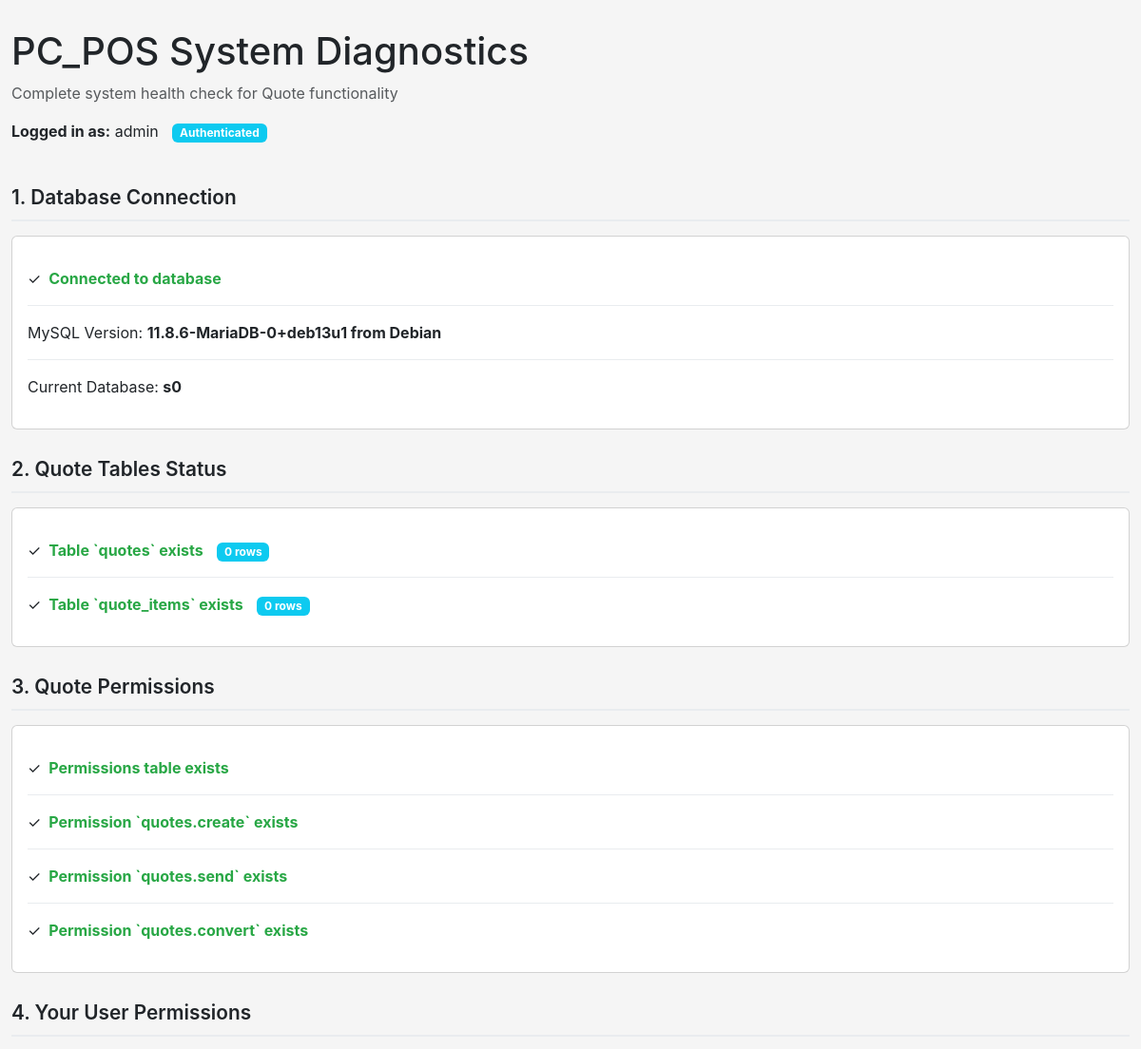
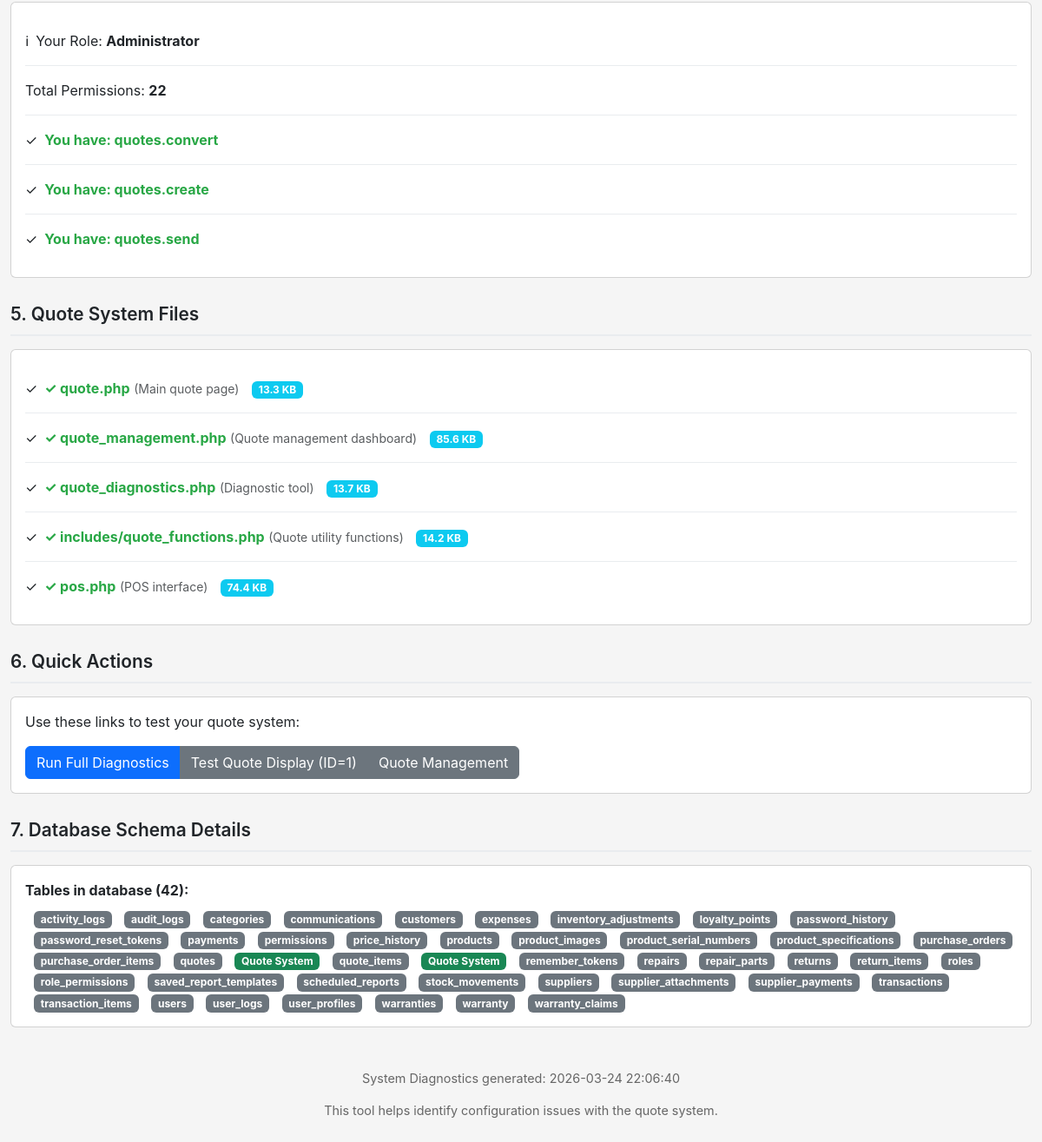
/system_debug.php (signed in), run on the app's committed database (2 pictures, top to bottom).
### tables this page shows
CREATE TABLE IF NOT EXISTS `roles` (
  `id` int(11) NOT NULL AUTO_INCREMENT,
  `name` varchar(50) NOT NULL,
  `description` text,
  `is_active` tinyint(1) DEFAULT 1,
  `created_at` timestamp NOT NULL DEFAULT CURRENT_TIMESTAMP,
  `updated_at` timestamp NOT NULL DEFAULT CURRENT_TIMESTAMP ON UPDATE CURRENT_TIMESTAMP,
  PRIMARY KEY (`id`),
  UNIQUE KEY `name` (`name`)
);

CREATE TABLE IF NOT EXISTS `permissions` (
  `id` int(11) NOT NULL AUTO_INCREMENT,
  `name` varchar(100) NOT NULL,
  `description` text,
  `module` varchar(50) NOT NULL,
  `created_at` timestamp NOT NULL DEFAULT CURRENT_TIMESTAMP,
  PRIMARY KEY (`id`),
  UNIQUE KEY `name` (`name`),
  KEY `module` (`module`)
);

### config/database.php (called while the page is built, shortened)
<?php
class Database {
    private static $instance = null;
    private $connection = null;
    private function __construct() {
        try {
            $dsn = "mysql:host=" . DB_HOST . ";dbname=" . DB_NAME . ";charset=" . DB_CHARSET;
            $options = [
                PDO::ATTR_ERRMODE            => PDO::ERRMODE_EXCEPTION,
                PDO::ATTR_DEFAULT_FETCH_MODE => PDO::FETCH_ASSOC,
                PDO::ATTR_EMULATE_PREPARES   => false,
            ];
            $this->connection = new PDO($dsn, DB_USER, DB_PASS, $options);
        } catch (PDOException $e) {
            error_log("Database Connection Error: " . $e->getMessage());
            die("Database connection failed. Please contact the administrator.");
        }
    }
    public static function getInstance() {
        if (self::$instance === null) {
            self::$instance = new self();
        }
        return self::$instance;
    }
    public function query($sql, $params = []) {
        try {
            $stmt = $this->connection->prepare($sql);
            $stmt->execute($params);
            return $stmt;
        } catch (PDOException $e) {
            error_log("Query Error: " . $e->getMessage() . " | SQL: " . $sql);
            throw new Exception($e->getMessage());
        }
    }
    public function fetchOne($sql, $params = []) {
        $stmt = $this->query($sql, $params);
        return $stmt->fetch();
    }
    public function fetchAll($sql, $params = []) {
        $stmt = $this->query($sql, $params);
        return $stmt->fetchAll();
    }
}
function getDB() {
    return Database::getInstance();
}

### system_debug.php (the view, shortened to what this page needs)
<?php
try {
    $loggedIn = false;
    $currentUser = null;
} catch (Exception $e) {
    echo "CRITICAL: Cannot load init.php\n";
    echo "Error: " . htmlspecialchars($e->getMessage()) . "\n";
    exit(1);
}
if (isset($_SESSION['user_id'])) {
    $loggedIn = true;
    $currentUser = $_SESSION['username'] ?? 'Unknown';
} else {
    $loggedIn = false;
}
?>
<!DOCTYPE html>
<html lang="en">
<head>
    <link href="https://cdn.jsdelivr.net/npm/bootstrap@5.3.3/dist/css/bootstrap.min.css" rel="stylesheet">
</head>
<body>
<div class="container">
    <div class="row mb-4">
        <div class="col">
            <h1>PC_POS System Diagnostics</h1>
            <p class="text-muted">Complete system health check for Quote functionality</p>
            <?php if ($loggedIn): ?>
                <p><strong>Logged in as:</strong> <?php echo htmlspecialchars($currentUser); ?>
                   <span class="badge bg-info">Authenticated</span></p>
            <?php else: ?>
                <p><span class="badge bg-warning text-dark">Not authenticated - some checks skipped</span></p>
            <?php endif; ?>
        </div>
    </div>
    <h2>1. Database Connection</h2>
    <div class="card">
        <div class="card-body">
            <?php
            try {
                $db = getDB();
                echo '<div class="check-item">';
                echo '<span class="icon">✓</span>';
                echo '<span class="status-ok">Connected to database</span>';
                echo '</div>';
                $result = $db->query("SELECT VERSION() AS version, DATABASE() AS db_name")->fetch(PDO::FETCH_ASSOC);
                if ($result) {
                    echo '<div class="check-item">MySQL Version: <strong>' . htmlspecialchars($result['version']) . '</strong></div>';
                    echo '<div class="check-item">Current Database: <strong>' . htmlspecialchars($result['db_name']) . '</strong></div>';
                }
            } catch (Exception $e) {
                echo '<div class="check-item"><span class="icon">✗</span>';
                echo '<span class="status-error">Database Connection Failed</span></div>';
                echo '<pre>' . htmlspecialchars($e->getMessage()) . '</pre>';
            }
            ?>
        </div>
    </div>
    <h2>2. Quote Tables Status</h2>
    <div class="card">
        <div class="card-body">
            <?php
            try {
                $db = getDB();
                $tables = ['quotes', 'quote_items'];
                foreach ($tables as $table) {
                    $checkQuery = "SELECT 1 FROM information_schema.TABLES
                                   WHERE TABLE_SCHEMA = DATABASE() AND TABLE_NAME = ? LIMIT 1";
                    $result = $db->fetchOne($checkQuery, [$table]);
                    if ($result) {
                        echo '<div class="check-item">';
                        echo '<span class="icon">✓</span>';
                        echo '<span class="status-ok">Table `' . htmlspecialchars($table) . '` exists</span>';
                        $countResult = $db->fetchOne("SELECT COUNT(*) as cnt FROM " . $table);
                        if ($countResult) {
                            echo ' <span class="badge bg-info">' . (int)$countResult['cnt'] . ' rows</span>';
                        }
                        echo '</div>';
                    }
                }
            } catch (Exception $e) {
                echo '<div class="check-item"><span class="icon">✗</span>';
                echo '<span class="status-error">Error checking tables: ' . htmlspecialchars($e->getMessage()) . '</span></div>';
            }
            ?>
        </div>
    </div>
    <h2>3. Quote Permissions</h2>
    <div class="card">
        <div class="card-body">
            <?php
            try {
                $db = getDB();
                $permCheckQuery = "SELECT 1 FROM information_schema.TABLES
                                   WHERE TABLE_SCHEMA = DATABASE() AND TABLE_NAME = 'permissions' LIMIT 1";
                $permTableExists = $db->fetchOne($permCheckQuery);
                if (!$permTableExists) {
                    echo '<div class="check-item"><span class="icon">✗</span>';
                    echo '<span class="status-error">Permissions table does not exist</span></div>';
                } else {
                    echo '<div class="check-item"><span class="icon">✓</span>';
                    echo '<span class="status-ok">Permissions table exists</span></div>';
                    $perms = ['quotes.create', 'quotes.send', 'quotes.convert'];
                    foreach ($perms as $perm) {
                        $result = $db->fetchOne(
                            "SELECT id FROM permissions WHERE name = ? LIMIT 1",
                            [$perm]
                        );
                        if ($result) {
                            echo '<div class="check-item">';
                            echo '<span class="icon">✓</span>';
                            echo '<span class="status-ok">Permission `' . htmlspecialchars($perm) . '` exists</span>';
                            echo '</div>';
                        } else {
                            echo '<div class="check-item">';
                            echo '<span class="icon">✗</span>';
                            echo '<span class="status-error">Permission `' . htmlspecialchars($perm) . '` MISSING</span>';
                            echo '</div>';
                        }
                    }
                }
            } catch (Exception $e) {
                echo '<div class="check-item"><span class="icon">✗</span>';
                echo '<span class="status-error">Error: ' . htmlspecialchars($e->getMessage()) . '</span></div>';
            }
            ?>
        </div>
    </div>
    <?php if ($loggedIn): ?>
    <h2>4. Your User Permissions</h2>
    <div class="card">
        <div class="card-body">
            <?php
            try {
                $db = getDB();
                $userId = $_SESSION['user_id'] ?? null;
                if (!$userId) {
                    echo '<div class="alert alert-warning">Cannot determine user ID</div>';
                } else {
                    $userResult = $db->fetchOne(
                        "SELECT role_id FROM users WHERE id = ? LIMIT 1",
                        [$userId]
                    );
                    if (!$userResult || !$userResult['role_id']) {
                        echo '<div class="check-item"><span class="icon">⚠</span>';
                        echo '<span class="status-warn">No role assigned to user</span></div>';
                    } else {
                        $roleId = $userResult['role_id'];
                        $roleResult = $db->fetchOne(
                            "SELECT name FROM roles WHERE id = ? LIMIT 1",
                            [$roleId]
                        );
                        if ($roleResult) {
                            echo '<div class="check-item">';
                            echo '<span class="icon">ℹ</span>';
                            echo 'Your Role: <strong>' . htmlspecialchars($roleResult['name']) . '</strong>';
                            echo '</div>';
                        }
                        $permsResult = $db->fetchAll(
                            "SELECT p.name FROM permissions p
                             JOIN role_permissions rp ON p.id = rp.permission_id
                             WHERE rp.role_id = ?
                             ORDER BY p.name",
                            [$roleId]
                        );
                        echo '<div class="check-item">';
                        echo 'Total Permissions: <strong>' . count($permsResult) . '</strong>';
                        echo '</div>';
                        foreach ($permsResult as $perm) {
                            if (strpos($perm['name'], 'quotes.') === 0) {
                                echo '<div class="check-item">';
                                echo '<span class="icon">✓</span>';
                                echo '<span class="status-ok">You have: ' . htmlspecialchars($perm['name']) . '</span>';
                                echo '</div>';
                            }
                        }
                    }
                }
            } catch (Exception $e) {
                echo '<div class="alert alert-danger">Error checking permissions: ' . htmlspecialchars($e->getMessage()) . '</div>';
            }
            ?>
        </div>
    </div>
    <?php endif; ?>
    <h2>5. Quote System Files</h2>
    <div class="card">
        <div class="card-body">
            <?php
            $requiredFiles = [
                'quote.php' => 'Main quote page',
                'quote_management.php' => 'Quote management dashboard',
                'quote_diagnostics.php' => 'Diagnostic tool',
                'includes/quote_functions.php' => 'Quote utility functions',
                'pos.php' => 'POS interface'
            ];
            foreach ($requiredFiles as $file => $desc) {
                $fullPath = __DIR__ . '/' . $file;
                if (file_exists($fullPath)) {
                    echo '<div class="check-item">';
                    echo '<span class="icon">✓</span>';
                    echo '<span class="status-ok">✓ ' . htmlspecialchars($file) . '</span>';
                    echo ' <small class="text-muted">(' . htmlspecialchars($desc) . ')</small>';
                    $size = filesize($fullPath);
                    echo ' <span class="badge bg-info">' . round($size / 1024, 1) . ' KB</span>';
                    echo '</div>';
                } else {
                    echo '<div class="check-item">';
                    echo '<span class="icon">✗</span>';
                    echo '<span class="status-error">✗ ' . htmlspecialchars($file) . ' MISSING</span>';
                    echo '</div>';
                }
            }
            ?>
        </div>
    </div>
    <h2>6. Quick Actions</h2>
    <div class="card">
        <div class="card-body">
            <p class="mb-3">Use these links to test your quote system:</p>
            <div class="btn-group" role="group">
                <?php if ($loggedIn): ?>
                    <a href="/quote_diagnostics.php" class="btn btn-primary" target="_blank">
                        Run Full Diagnostics
                    </a>
                    <a href="/quote.php?id=1" class="btn btn-secondary" target="_blank">
                        Test Quote Display (ID=1)
                    </a>
                    <a href="/quote_management.php" class="btn btn-secondary" target="_blank">
                        Quote Management
                    </a>
                <?php else: ?>
                    <span class="text-muted">Please log in to access quote pages</span>
                <?php endif; ?>
            </div>
        </div>
    </div>
    <h2>7. Database Schema Details</h2>
    <div class="card">
        <div class="card-body">
            <?php
            try {
                $db = getDB();
                $tables = $db->fetchAll("SELECT TABLE_NAME FROM information_schema.TABLES
                                        WHERE TABLE_SCHEMA = DATABASE()
                                        ORDER BY TABLE_NAME");
                echo '<strong>Tables in database (' . count($tables) . '):</strong>';
                echo '<div class="mt-2">';
                foreach ($tables as $table) {
                    $badge = '';
                    if ($table['TABLE_NAME'] === 'quotes' || $table['TABLE_NAME'] === 'quote_items') {
                        $badge = ' <span class="badge bg-success">Quote System</span>';
                    }
                    echo '<span class="badge bg-secondary">' . htmlspecialchars($table['TABLE_NAME']) . '</span>' . $badge . ' ';
                }
                echo '</div>';
            } catch (Exception $e) {
                echo '<div class="alert alert-danger">Error: ' . htmlspecialchars($e->getMessage()) . '</div>';
            }
            ?>
        </div>
    </div>
    <div class="mt-5 mb-5" style="text-align: center; color: #666; font-size: 0.9rem;">
        <p>System Diagnostics generated: <?php echo date('Y-m-d H:i:s'); ?></p>
        <p>This tool helps identify configuration issues with the quote system.</p>
    </div>
</div>
</body>
</html>

### system_debug.php (style rules this page uses)
body { background: #f5f5f5; font-family: -apple-system, BlinkMacSystemFont, "Segoe UI", Roboto, sans-serif; }
.container { max-width: 1200px; margin: 30px auto; }
.status-ok { color: #28a745; font-weight: bold; }
.check-item { line-height: 2; border-bottom: 1px solid #e9ecef; padding: 12px 0; }
.check-item:last-child { border-bottom: none; }
.icon { margin-right: 8px; }
h2 { margin-top: 30px; margin-bottom: 15px; font-size: 1.3rem; font-weight: 600; border-bottom: 2px solid #e9ecef; padding-bottom: 10px; }
.badge { margin-left: 10px; }

### data on the page
roles: name "Administrator"
permissions: name "quotes.convert"
permissions: name "quotes.create"
permissions: name "quotes.send"

### other printed values
$currentUser "admin"
$result['version'] "11.8.6-MariaDB-0+deb13u1 from Debian"
$result['db_name'] "s0"
$table "quotes"
$countResult['cnt'] "0"
$table "quote_items"
$perm "quotes.create"
$perm "quotes.send"
$perm "quotes.convert"
count($permsResult) "22"
$file "quote.php"
$desc "Main quote page"
$size / 1024 "13.3"
$file "quote_management.php"
$desc "Quote management dashboard"
